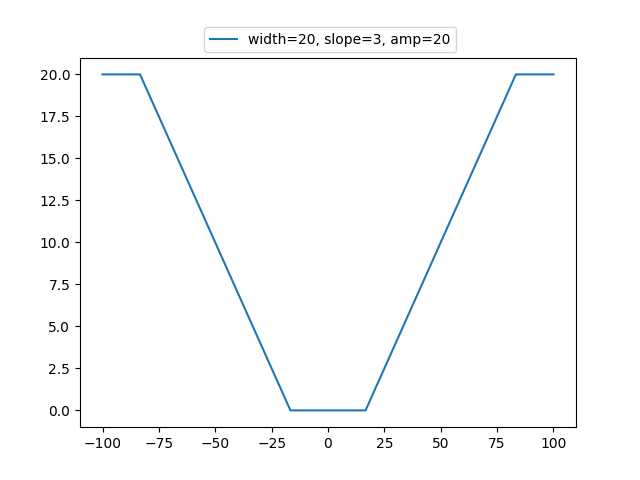

The script that drew this image:
from scipy import signal
import matplotlib.pyplot as plt
import numpy as np


#def trapzoid_signal(x, width=2., slope=1., amp=1., offs=0):
def trapzoid_signal(x, width=2., slope=1., amp=10., offs=0):
    #a = 10 * slope*width*signal.sawtooth(2 * np.pi * 1/10* x/width, width=0.5)/4.
    #a = slope * width * signal.sawtooth(2 * np.pi * 1/10 * x/width, width=0.5)/4.
    a = slope * width * signal.sawtooth(2 * np.pi * 1/10 * x/width, width=0.5)/4.
    a[a>amp/2.] = amp/2.
    a[a<-amp/2.] = -amp/2.
    return a + amp/2. + offs

x = np.linspace(100, -100, 1000)
#plt.plot(t,trapzoid_signal(x, width=2, slope=2, amp=1.), label="width=2, slope=2, amp=1")
#plt.plot(x,trapzoid_signal(x, width=4, slope=1, amp=0.6), label="width=4, slope=1, amp=0.6")
plt.plot(x,trapzoid_signal(x, width=20, slope=3, amp=20), label="width=20, slope=3, amp=20")

plt.legend( loc=(0.25,1.015))
plt.show()
